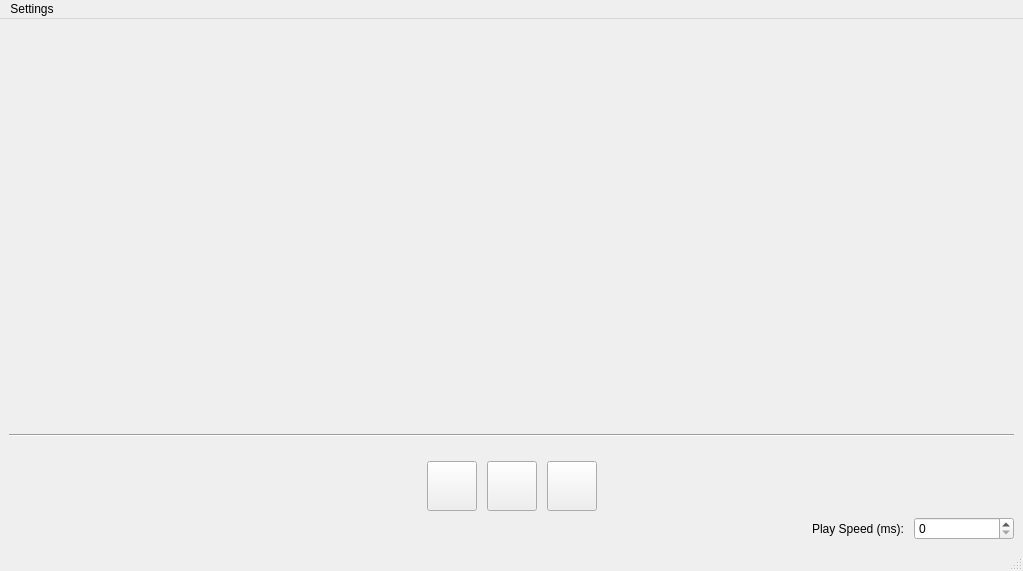
<?xml version="1.0" encoding="UTF-8"?>
<ui version="4.0">
 <class>MainWindow</class>
 <widget class="QMainWindow" name="MainWindow">
  <property name="geometry">
   <rect>
    <x>0</x>
    <y>0</y>
    <width>1023</width>
    <height>571</height>
   </rect>
  </property>
  <property name="windowTitle">
   <string>Step Interpolation</string>
  </property>
  <widget class="QWidget" name="centralwidget">
   <layout class="QVBoxLayout" name="verticalLayout_3">
    <item>
     <widget class="QWidget" name="canvas" native="true">
      <property name="minimumSize">
       <size>
        <width>800</width>
        <height>400</height>
       </size>
      </property>
     </widget>
    </item>
    <item>
     <widget class="Line" name="line">
      <property name="orientation">
       <enum>Qt::Horizontal</enum>
      </property>
     </widget>
    </item>
    <item>
     <layout class="QVBoxLayout" name="verticalLayout">
      <item>
       <spacer name="verticalSpacer">
        <property name="orientation">
         <enum>Qt::Vertical</enum>
        </property>
        <property name="sizeHint" stdset="0">
         <size>
          <width>20</width>
          <height>40</height>
         </size>
        </property>
       </spacer>
      </item>
      <item>
       <layout class="QHBoxLayout" name="horizontalLayout">
        <property name="spacing">
         <number>10</number>
        </property>
        <property name="topMargin">
         <number>0</number>
        </property>
        <item>
         <spacer name="horizontalSpacer">
          <property name="orientation">
           <enum>Qt::Horizontal</enum>
          </property>
          <property name="sizeHint" stdset="0">
           <size>
            <width>40</width>
            <height>20</height>
           </size>
          </property>
         </spacer>
        </item>
        <item>
         <widget class="QPushButton" name="playButton">
          <property name="sizePolicy">
           <sizepolicy hsizetype="Fixed" vsizetype="Fixed">
            <horstretch>0</horstretch>
            <verstretch>0</verstretch>
           </sizepolicy>
          </property>
          <property name="minimumSize">
           <size>
            <width>50</width>
            <height>50</height>
           </size>
          </property>
          <property name="text">
           <string/>
          </property>
          <property name="icon">
           <iconset>
            <normaloff>../assets/images/play-50.png</normaloff>../assets/images/play-50.png</iconset>
          </property>
         </widget>
        </item>
        <item>
         <widget class="QPushButton" name="nextButton">
          <property name="sizePolicy">
           <sizepolicy hsizetype="Fixed" vsizetype="Fixed">
            <horstretch>0</horstretch>
            <verstretch>0</verstretch>
           </sizepolicy>
          </property>
          <property name="minimumSize">
           <size>
            <width>50</width>
            <height>50</height>
           </size>
          </property>
          <property name="text">
           <string/>
          </property>
          <property name="icon">
           <iconset>
            <normaloff>../assets/images/next-50.png</normaloff>../assets/images/next-50.png</iconset>
          </property>
         </widget>
        </item>
        <item>
         <widget class="QPushButton" name="ffButton">
          <property name="enabled">
           <bool>true</bool>
          </property>
          <property name="sizePolicy">
           <sizepolicy hsizetype="Fixed" vsizetype="Fixed">
            <horstretch>0</horstretch>
            <verstretch>0</verstretch>
           </sizepolicy>
          </property>
          <property name="minimumSize">
           <size>
            <width>50</width>
            <height>50</height>
           </size>
          </property>
          <property name="text">
           <string/>
          </property>
          <property name="icon">
           <iconset>
            <normaloff>../assets/images/fast-forward-50.png</normaloff>../assets/images/fast-forward-50.png</iconset>
          </property>
         </widget>
        </item>
        <item>
         <spacer name="horizontalSpacer_2">
          <property name="orientation">
           <enum>Qt::Horizontal</enum>
          </property>
          <property name="sizeHint" stdset="0">
           <size>
            <width>40</width>
            <height>20</height>
           </size>
          </property>
         </spacer>
        </item>
       </layout>
      </item>
      <item>
       <layout class="QHBoxLayout" name="horizontalLayout_2">
        <item>
         <spacer name="horizontalSpacer_3">
          <property name="orientation">
           <enum>Qt::Horizontal</enum>
          </property>
          <property name="sizeHint" stdset="0">
           <size>
            <width>40</width>
            <height>20</height>
           </size>
          </property>
         </spacer>
        </item>
        <item>
         <widget class="QLabel" name="label">
          <property name="text">
           <string>Play Speed (ms): </string>
          </property>
         </widget>
        </item>
        <item>
         <widget class="QSpinBox" name="refreshSpinBox">
          <property name="sizePolicy">
           <sizepolicy hsizetype="Minimum" vsizetype="Fixed">
            <horstretch>0</horstretch>
            <verstretch>0</verstretch>
           </sizepolicy>
          </property>
          <property name="minimumSize">
           <size>
            <width>100</width>
            <height>0</height>
           </size>
          </property>
         </widget>
        </item>
       </layout>
      </item>
     </layout>
    </item>
   </layout>
  </widget>
  <widget class="QMenuBar" name="menubar">
   <property name="geometry">
    <rect>
     <x>0</x>
     <y>0</y>
     <width>1023</width>
     <height>22</height>
    </rect>
   </property>
   <widget class="QMenu" name="menuSettings">
    <property name="title">
     <string>Settings</string>
    </property>
    <addaction name="actionImport_from_file"/>
    <addaction name="actionExport"/>
    <addaction name="separator"/>
    <addaction name="actionFeelin_lucky"/>
   </widget>
   <addaction name="menuSettings"/>
  </widget>
  <widget class="QStatusBar" name="statusbar"/>
  <action name="actionOpen_settings_dialog">
   <property name="text">
    <string>Open settings dialog</string>
   </property>
  </action>
  <action name="actionImport_from_file">
   <property name="text">
    <string>Import</string>
   </property>
  </action>
  <action name="actionExport">
   <property name="text">
    <string>Export</string>
   </property>
  </action>
  <action name="actionFeelin_lucky">
   <property name="text">
    <string>Feelin' lucky!</string>
   </property>
  </action>
 </widget>
 <resources/>
 <connections/>
</ui>
